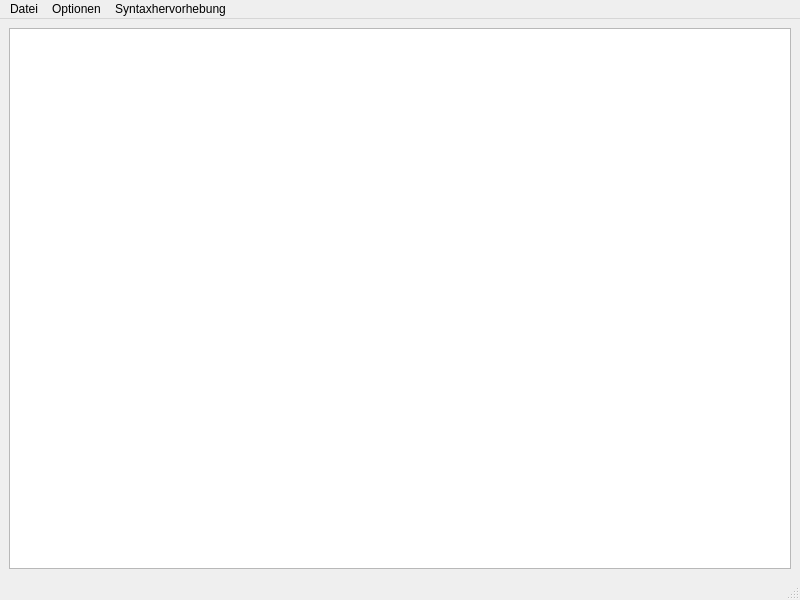
<?xml version="1.0" encoding="UTF-8"?>
<ui version="4.0">
 <class>TextViewWindow</class>
 <widget class="QMainWindow" name="TextViewWindow">
  <property name="geometry">
   <rect>
    <x>0</x>
    <y>0</y>
    <width>800</width>
    <height>600</height>
   </rect>
  </property>
  <property name="windowTitle">
   <string>Textbetrachter</string>
  </property>
  <widget class="QWidget" name="centralwidget">
   <layout class="QGridLayout" name="gridLayout">
    <item row="0" column="0">
     <widget class="QPlainTextEdit" name="plainTextEdit">
      <property name="readOnly">
       <bool>true</bool>
      </property>
     </widget>
    </item>
   </layout>
  </widget>
  <widget class="QMenuBar" name="menubar">
   <property name="geometry">
    <rect>
     <x>0</x>
     <y>0</y>
     <width>800</width>
     <height>22</height>
    </rect>
   </property>
   <widget class="QMenu" name="menuDatei">
    <property name="title">
     <string>Datei</string>
    </property>
    <addaction name="actionPrint"/>
    <addaction name="actionExit"/>
   </widget>
   <widget class="QMenu" name="menuOptions">
    <property name="title">
     <string>Optionen</string>
    </property>
    <addaction name="actionChangeFont"/>
   </widget>
   <widget class="QMenu" name="menuSyntaxHighlighting">
    <property name="title">
     <string>Syntaxhervorhebung</string>
    </property>
    <addaction name="actionLanguageNone"/>
    <addaction name="separator"/>
    <addaction name="actionLanguageCpp"/>
   </widget>
   <addaction name="menuDatei"/>
   <addaction name="menuOptions"/>
   <addaction name="menuSyntaxHighlighting"/>
  </widget>
  <widget class="QStatusBar" name="statusbar"/>
  <action name="actionExit">
   <property name="icon">
    <iconset theme="application-exit"/>
   </property>
   <property name="text">
    <string>Schließen</string>
   </property>
   <property name="shortcut">
    <string>F3</string>
   </property>
  </action>
  <action name="actionPrint">
   <property name="icon">
    <iconset theme="document-print"/>
   </property>
   <property name="text">
    <string>Drucken ...</string>
   </property>
   <property name="shortcut">
    <string>Ctrl+P</string>
   </property>
  </action>
  <action name="actionChangeFont">
   <property name="text">
    <string>Schriftart ändern ...</string>
   </property>
  </action>
  <action name="actionLanguageCpp">
   <property name="checkable">
    <bool>true</bool>
   </property>
   <property name="text">
    <string>C++</string>
   </property>
  </action>
  <action name="actionLanguageNone">
   <property name="checkable">
    <bool>true</bool>
   </property>
   <property name="checked">
    <bool>true</bool>
   </property>
   <property name="text">
    <string>Keine</string>
   </property>
  </action>
 </widget>
 <resources/>
 <connections/>
</ui>
